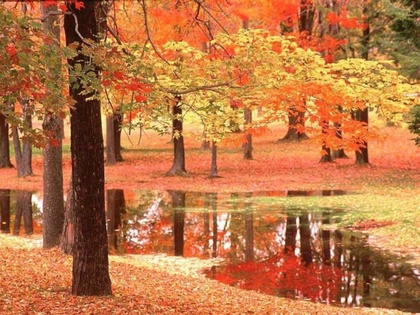
%> input picture Analyse_filtre_image/automne.jpg, 420 x 315 px, shrunk from 1280 x 960 before the run
$ octave Analyse_filtre_image.m   (GNU Octave 9; MATLAB toolbox functions it lacks are replaced by stand-ins)
%> lines starting %> are read from the running program, lines starting %| are printed output that depends on the picture

im_classique=imread('automne.jpg');
%> im_classique is the input picture: size 315x420x3 uint8; mean R, G, B 186.6, 117.5, 69

%%%%%%%%%%%%%%%%%%% display result %%%%%%%%%%%%%%%%%%%%%
%%%%%%% question 1 mettre en niveau de gris

im_gray = rgb2gray(im_classique);

im_gray_red =im_classique(:,:,1);
im_gray_green =im_classique(:,:,2);
im_gray_blue =im_classique(:,:,3);

im_additivity = (im_gray_red*0.298936 + im_gray_green*0.587043 + im_gray_blue*0.114021);


figure(1);
subplot(2,2,1)
imshow(im_gray_red,[])
title('image en nuance de gris avec juste la couleur rouge')
subplot(2,2,2)
imshow(im_gray_green,[])
title('image en nuance de gris avec juste la couleur verte')
subplot(2,2,3)
imshow(im_gray_blue,[])
title('image en nuance de gris avec juste la couleur bleu')
subplot(2,2,4)
imshow(im_additivity,[])
title('image en nuance l addition des couleurs')


waitforbuttonpress;
im_gray = rgb2gray(im_classique);


figure(2);
imshow(im_gray,[])
title('image en gris')


im_red_filter = im_classique;
im_red_filter(:,:,2:3) = 0;
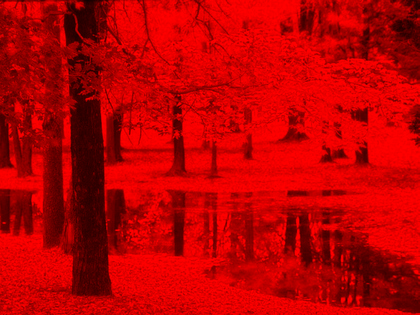
%> im_red_filter: size 315x420x3 uint8; mean R, G, B 186.6, 0, 0

im_green_filter = im_classique;
im_green_filter(:,:,1:2:3) = 0;
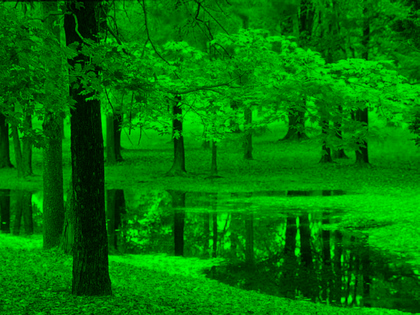
%> im_green_filter: size 315x420x3 uint8; mean R, G, B 0, 117.5, 0

im_blue_filter = im_classique;
im_blue_filter(:,:,1:2) = 0;
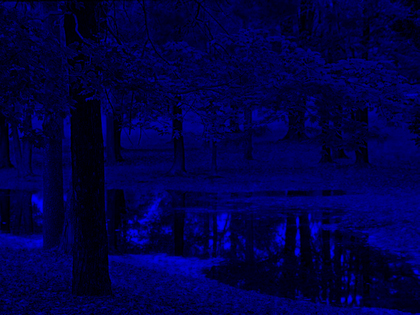
%> im_blue_filter: size 315x420x3 uint8; mean R, G, B 0, 0, 69

im_additivity_filter = im_red_filter+ im_green_filter + im_blue_filter;
waitforbuttonpress;

figure(3);
subplot(2,2,1)
imshow(im_red_filter,[])
title('image filtrer en rouge')
subplot(2,2,2)
imshow(im_green_filter,[])
title('image filtrer en vert')
subplot(2,2,3)
imshow(im_blue_filter,[])
title('image filtrer en bleu')
subplot(2,2,4)
imshow(im_additivity_filter,[])
title('addition des couleur')


waitforbuttonpress;
%%%%%question 3
%fontion pour pour mettre une image en binaire
% allocate space for thresholded image
image_binaire = zeros(size(im_gray));
% loop over all rows and columns


for ii=1:size(im_gray,1)
    for jj=1:size(im_gray,2)
        % get pixel value
        pixel=im_gray(ii,jj);
          % check pixel value and assign new value
          if pixel<128
              new_pixel=0;
          elseif pixel>128
              new_pixel=256;
          else
              new_pixel = pixel;
          end
          % save new pixel value in thresholded image
          image_binaire(ii,jj)=new_pixel;
      end
  end
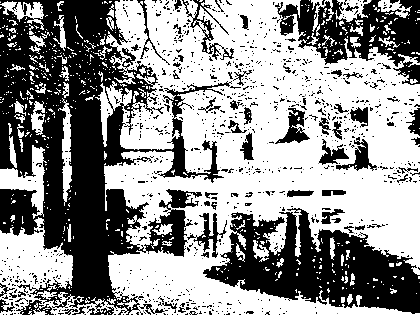
%> image_binaire: size 315x420 double; min 0, max 256, mean 146.2; drawn with min black and max white
%> after the loop, new_pixel = 256

    image_grey = zeros(size(im_classique,1),size(im_classique,2));

  for ii=1:size(im_classique,1)
    for jj=1:size(im_classique,2)
        % get pixel value
          temp = (double(im_classique(ii,jj,1)) + double(im_classique(ii,jj,2) + double(im_classique(ii,jj,3)))) /3.0;
          image_grey(ii,jj)=uint8(temp);
      end
  end
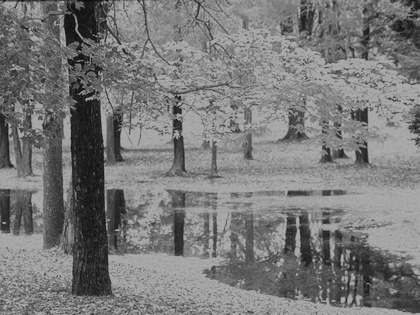
%> image_grey: size 315x420 double; min 9, max 170, mean 120.6


  %fontion pour pour mettre une image en binaire

% allocate space for thresholded image
% loop over all rows and columns

figure(4);
subplot(2,2,1)
imshow(im_classique)
title('image originel')
subplot(2,2,2)
imshow(image_binaire,[])
title('image binaire fait maison')
subplot(2,2,3)
imshow(uint8(image_grey))
title('image en nuance de gris fait maison')

%%%%question 4
#manipuler des pixels
x=50;
y=10;
pixel_r = im_classique(x,y,1)
%> pixel_r = 255
pixel_g = im_classique(x,y,2)
%> pixel_g = 136
pixel_b = im_classique(x,y,3)
%> pixel_b = 102
pixel = im_classique(x,y,:)
%> pixel = [255 136 102]


%%%%%%%question 5
waitforbuttonpress;

ligne = im_classique(10,:,:);

figure(5);
plot(ligne)
title('ligne ou x est a 10')
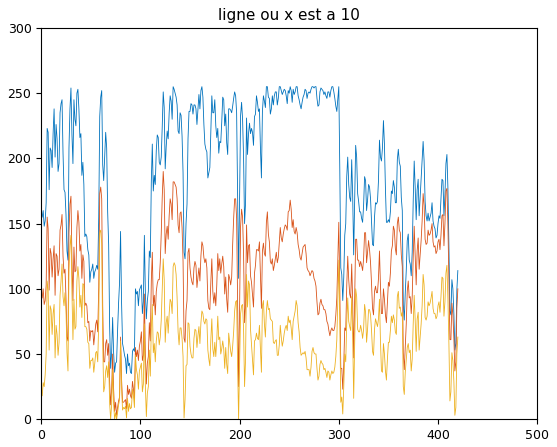
%> figure redrawn from the program's plot data; curve peaks at x = 133, y = 255; curve peaks at x = 123, y = 190; curve peaks at x = 60, y = 145

waitforbuttonpress;
%%%%%question 6
n=2;
im_q6 = im_classique(1:n^2  :size(im_classique,1),1:n^2:size(im_classique,1),:);
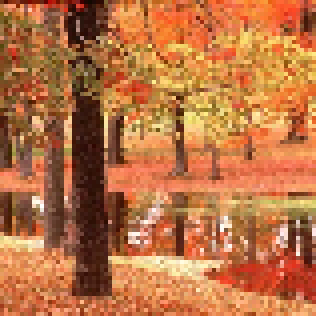
%> im_q6: size 79x79x3 uint8 (shown 4 times larger); mean R, G, B 185.8, 114.1, 67.5

figure(6)
imshow(im_q6,[])
title('compression question 6')
